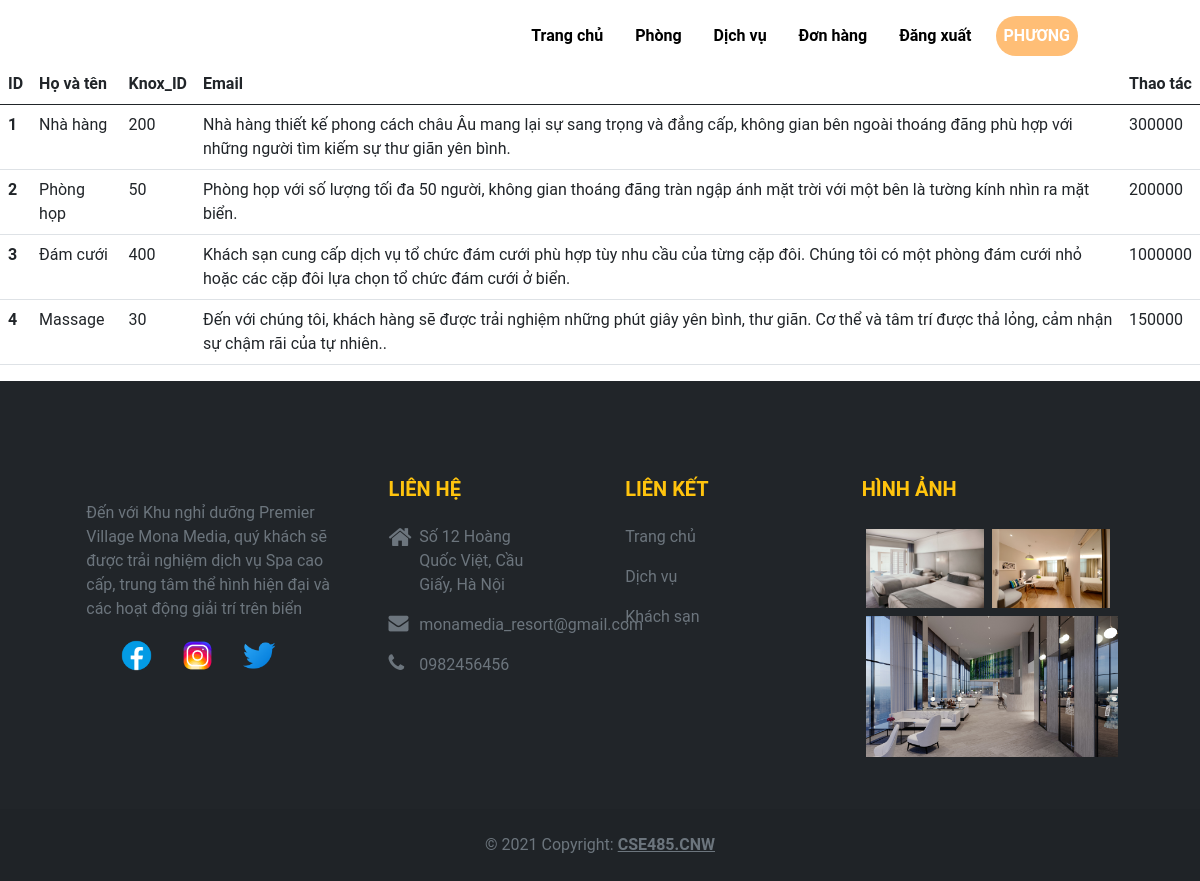
The app's page /src/hotel_booking/user/tb-service.php (signed in) with its own data.
### tables this page shows
CREATE TABLE `tb_services` (
  `ser_ID` int(10) UNSIGNED NOT NULL,
  `ser_name` varchar(50) NOT NULL,
  `ser_room_size` varchar(10) NOT NULL,
  `ser_description` varchar(255) NOT NULL,
  `ser_price` int(10) NOT NULL,
  `ser_image` varchar(255) NOT NULL
);

### src/hotel_booking/user/tb-service.php (the view)
<?php
    include 'header.php';
?>
<main>
    <table class="table">
    <thead>
        <tr>
        <th scope="col">ID</th>
        <th scope="col">Họ và tên</th>
        <th scope="col">Knox_ID</th>
        <th scope="col">Email</th>
        <th scope="col">Thao tác</th>
        </tr>
    </thead>
    <tbody>
        <?php
            include '../config.php';
            $sql = "SELECT * FROM tb_services";
            $result = mysqli_query($conn,$sql);
            if(mysqli_num_rows($result) > 0){
                while($row = mysqli_fetch_assoc($result)){
                echo '<tr>';
                echo  '<th scope="row">'.$row['ser_ID'].'</th>';
                echo  '<td>'.$row['ser_name'].'</td>';
                echo  '<td>'.$row['ser_room_size'].'</td>';
                echo  '<td>'.$row['ser_description'].'</td>';
                echo   '<td>'.$row['ser_price'].'</td>';
                echo   '</tr>';
                }
            }
        ?>
    </tbody>
    </table>
</main>
<?php
    include 'footer.php';
?>

### src/hotel_booking/css/style.css (style rules this page uses)
body { font-family: 'Roboto' , sans-serif; margin: 0; padding: 0; }

### records on screen
tb_services: ser_ID "1", ser_name "Nhà hàng", ser_room_size "200", ser_description "Nhà hàng thiết kế phong cách châu Âu mang lại sự sang trọng và đẳng cấp, không gian bên ngoài thoáng đãng phù hợp với những người tìm kiếm sự thư giãn yên bình.", ser_price "300000"
tb_services: ser_ID "2", ser_name "Phòng họp", ser_room_size "50", ser_description "Phòng họp với số lượng tối đa 50 người, không gian thoáng đãng tràn ngập ánh mặt trời với một bên là tường kính nhìn ra mặt biển.", ser_price "200000"
tb_services: ser_ID "3", ser_name "Đám cưới", ser_room_size "400", ser_description "Khách sạn cung cấp dịch vụ tổ chức đám cưới phù hợp tùy nhu cầu của từng cặp đôi. Chúng tôi có một phòng đám cưới nhỏ hoặc các cặp đôi lựa chọn tổ chức đám cưới ở biển.", ser_price "1000000"
tb_services: ser_ID "4", ser_name "Massage", ser_room_size "30", ser_description "Đến với chúng tôi, khách hàng sẽ được trải nghiệm những phút giây yên bình, thư giãn. Cơ thể và tâm trí được thả lỏng, cảm nhận sự chậm rãi của tự nhiên..", ser_price "150000"

### other values on screen
$_SESSION['loginUserOK'] "PHƯƠNG"
